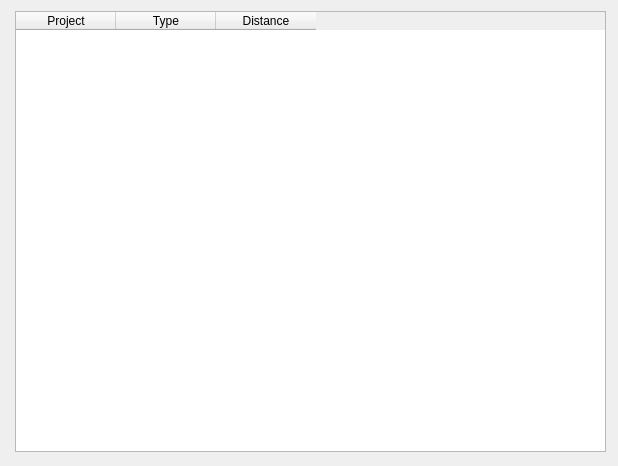
<?xml version="1.0" encoding="UTF-8"?>
<ui version="4.0">
 <class>dlgImpacts</class>
 <widget class="QDialog" name="dlgImpacts">
  <property name="geometry">
   <rect>
    <x>0</x>
    <y>0</y>
    <width>618</width>
    <height>466</height>
   </rect>
  </property>
  <property name="windowTitle">
   <string>Impacts Table</string>
  </property>
  <widget class="QTableWidget" name="tableImpacts">
   <property name="geometry">
    <rect>
     <x>15</x>
     <y>11</y>
     <width>591</width>
     <height>441</height>
    </rect>
   </property>
   <property name="alternatingRowColors">
    <bool>true</bool>
   </property>
   <column>
    <property name="text">
     <string>Project</string>
    </property>
   </column>
   <column>
    <property name="text">
     <string>Type</string>
    </property>
   </column>
   <column>
    <property name="text">
     <string>Distance</string>
    </property>
   </column>
  </widget>
 </widget>
 <resources/>
 <connections/>
</ui>
